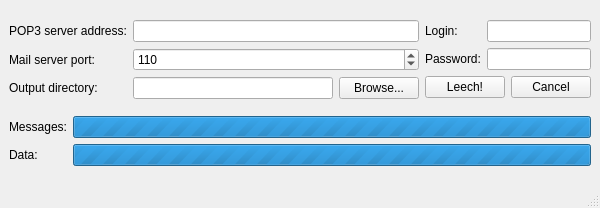
<ui version="4.0" >
 <class>MailLeecher</class>
 <widget class="QMainWindow" name="MailLeecher" >
  <property name="geometry" >
   <rect>
    <x>0</x>
    <y>0</y>
    <width>594</width>
    <height>208</height>
   </rect>
  </property>
  <property name="windowTitle" >
   <string>MainWindow</string>
  </property>
  <property name="windowIcon" >
   <iconset resource="resources.qrc" >:/resources/images/mailleecher.png</iconset>
  </property>
  <widget class="QWidget" name="centralwidget" >
   <layout class="QVBoxLayout" >
    <item>
     <layout class="QHBoxLayout" >
      <item>
       <layout class="QVBoxLayout" >
        <item>
         <layout class="QGridLayout" >
          <item row="0" column="0" >
           <widget class="QLabel" name="label" >
            <property name="text" >
             <string>POP3 server address:</string>
            </property>
           </widget>
          </item>
          <item row="0" column="1" >
           <widget class="QLineEdit" name="ServerAddress_" >
            <property name="text" >
             <string/>
            </property>
           </widget>
          </item>
          <item row="1" column="0" >
           <widget class="QLabel" name="label_2" >
            <property name="text" >
             <string>Mail server port:</string>
            </property>
           </widget>
          </item>
          <item row="1" column="1" >
           <widget class="QSpinBox" name="ServerPort_" >
            <property name="minimum" >
             <number>1</number>
            </property>
            <property name="maximum" >
             <number>65535</number>
            </property>
            <property name="value" >
             <number>110</number>
            </property>
           </widget>
          </item>
          <item row="2" column="0" >
           <widget class="QLabel" name="label_5" >
            <property name="text" >
             <string>Output directory:</string>
            </property>
           </widget>
          </item>
          <item row="2" column="1" >
           <layout class="QHBoxLayout" >
            <item>
             <widget class="QLineEdit" name="OutputDirectory_" >
              <property name="minimumSize" >
               <size>
                <width>200</width>
                <height>0</height>
               </size>
              </property>
              <property name="text" >
               <string/>
              </property>
             </widget>
            </item>
            <item>
             <widget class="QPushButton" name="OutputBrowse_" >
              <property name="text" >
               <string>Browse...</string>
              </property>
             </widget>
            </item>
           </layout>
          </item>
         </layout>
        </item>
       </layout>
      </item>
      <item>
       <layout class="QVBoxLayout" >
        <item>
         <layout class="QVBoxLayout" >
          <item>
           <layout class="QGridLayout" >
            <item row="0" column="0" >
             <widget class="QLabel" name="label_3" >
              <property name="text" >
               <string>Login:</string>
              </property>
             </widget>
            </item>
            <item row="0" column="1" >
             <widget class="QLineEdit" name="Login_" >
              <property name="text" >
               <string/>
              </property>
             </widget>
            </item>
            <item row="1" column="0" >
             <widget class="QLabel" name="label_4" >
              <property name="text" >
               <string>Password:</string>
              </property>
             </widget>
            </item>
            <item row="1" column="1" >
             <widget class="QLineEdit" name="Password_" >
              <property name="text" >
               <string/>
              </property>
              <property name="echoMode" >
               <enum>QLineEdit::Password</enum>
              </property>
             </widget>
            </item>
           </layout>
          </item>
          <item>
           <layout class="QHBoxLayout" >
            <item>
             <widget class="QPushButton" name="Leech_" >
              <property name="text" >
               <string>Leech!</string>
              </property>
             </widget>
            </item>
            <item>
             <widget class="QPushButton" name="Cancel_" >
              <property name="text" >
               <string>Cancel</string>
              </property>
             </widget>
            </item>
           </layout>
          </item>
         </layout>
        </item>
       </layout>
      </item>
     </layout>
    </item>
    <item>
     <layout class="QGridLayout" >
      <item row="0" column="0" >
       <widget class="QLabel" name="label_6" >
        <property name="text" >
         <string>Messages:</string>
        </property>
       </widget>
      </item>
      <item row="0" column="1" >
       <widget class="QProgressBar" name="MessagesBar_" >
        <property name="maximum" >
         <number>0</number>
        </property>
        <property name="value" >
         <number>0</number>
        </property>
        <property name="format" >
         <string>%p% (%v from %m)</string>
        </property>
       </widget>
      </item>
      <item row="1" column="0" >
       <widget class="QLabel" name="label_7" >
        <property name="text" >
         <string>Data:</string>
        </property>
       </widget>
      </item>
      <item row="1" column="1" >
       <widget class="QProgressBar" name="DataBar_" >
        <property name="maximum" >
         <number>0</number>
        </property>
        <property name="value" >
         <number>0</number>
        </property>
        <property name="format" >
         <string>%p% (%v bytes from %m)</string>
        </property>
       </widget>
      </item>
     </layout>
    </item>
   </layout>
  </widget>
  <widget class="QMenuBar" name="menubar" >
   <property name="geometry" >
    <rect>
     <x>0</x>
     <y>0</y>
     <width>594</width>
     <height>26</height>
    </rect>
   </property>
  </widget>
  <widget class="QStatusBar" name="statusbar" />
 </widget>
 <resources>
  <include location="resources.qrc" />
 </resources>
 <connections/>
</ui>
